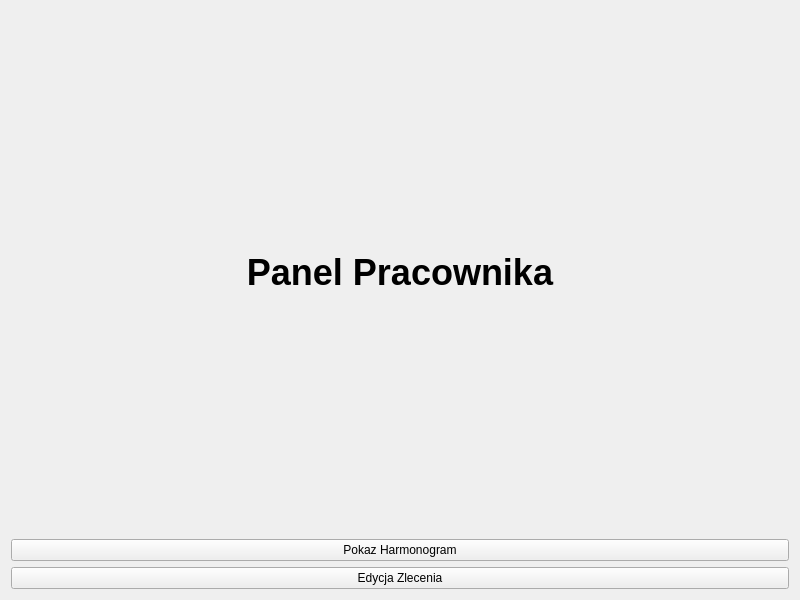
<?xml version="1.0" encoding="UTF-8"?>
<ui version="4.0">
 <class>PanelPracownika</class>
 <widget class="QWidget" name="PanelPracownika">
  <property name="geometry">
   <rect>
    <x>0</x>
    <y>0</y>
    <width>800</width>
    <height>600</height>
   </rect>
  </property>
  <property name="windowTitle">
   <string>Form</string>
  </property>
  <layout class="QVBoxLayout" name="verticalLayout">
   <item>
    <widget class="QLabel" name="label">
     <property name="sizePolicy">
      <sizepolicy hsizetype="Minimum" vsizetype="Minimum">
       <horstretch>0</horstretch>
       <verstretch>0</verstretch>
      </sizepolicy>
     </property>
     <property name="font">
      <font>
       <pointsize>27</pointsize>
       <bold>true</bold>
      </font>
     </property>
     <property name="text">
      <string>Panel Pracownika</string>
     </property>
     <property name="alignment">
      <set>Qt::AlignCenter</set>
     </property>
    </widget>
   </item>
   <item>
    <widget class="QPushButton" name="Harmonogram_Button">
     <property name="sizePolicy">
      <sizepolicy hsizetype="Minimum" vsizetype="Fixed">
       <horstretch>0</horstretch>
       <verstretch>121</verstretch>
      </sizepolicy>
     </property>
     <property name="text">
      <string>Pokaz Harmonogram</string>
     </property>
    </widget>
   </item>
   <item>
    <widget class="QPushButton" name="Zlecenie_Button">
     <property name="text">
      <string>Edycja Zlecenia</string>
     </property>
    </widget>
   </item>
  </layout>
 </widget>
 <resources/>
 <connections/>
</ui>
